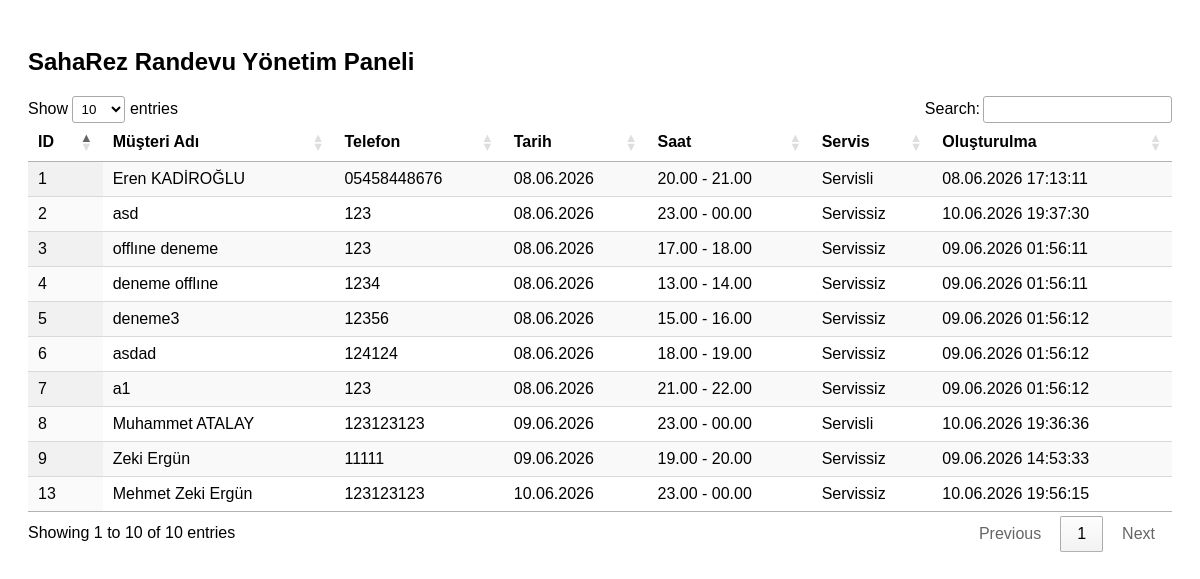
The app's page /admin.php with its own data.
### tables this page shows
CREATE TABLE `bookings` (
  `id` int(11) NOT NULL,
  `user_id` int(11) NOT NULL,
  `match_date` varchar(20) DEFAULT NULL,
  `time_slot` varchar(20) NOT NULL,
  `full_name` varchar(100) DEFAULT NULL,
  `phone` varchar(20) DEFAULT NULL,
  `has_shuttle` tinyint(1) DEFAULT 0,
  `created_at` varchar(30) DEFAULT NULL
);

### admin.php (the view, shortened to what this page needs)
<?php
include 'db.php';
?>
<!DOCTYPE html>
<html lang="tr">
<head>
    <link rel="stylesheet" href="https://cdn.datatables.net/1.13.4/css/jquery.dataTables.min.css">
</head>
<body>
    <h2>SahaRez Randevu Yönetim Paneli</h2>
    <table id="bookingTable" class="display">
        <thead>
            <tr>
                <th>ID</th>
                <th>Müşteri Adı</th>
                <th>Telefon</th>
                <th>Tarih</th>
                <th>Saat</th>
                <th>Servis</th>
                <th>Oluşturulma</th>
            </tr>
        </thead>
        <tbody>
            <?php
            $sql = "SELECT * FROM bookings ORDER BY id DESC";
            $result = $conn->query($sql);
            while($row = $result->fetch_assoc()) {
                echo "<tr>
                    <td>{$row['id']}</td>
                    <td>{$row['full_name']}</td>
                    <td>{$row['phone']}</td>
                    <td>{$row['match_date']}</td>
                    <td>{$row['time_slot']}</td>
                    <td>" . ($row['has_shuttle'] == 1 ? 'Servisli' : 'Servissiz') . "</td>
                    <td>{$row['created_at']}</td>
                </tr>";
            }
            ?>
        </tbody>
    </table>
</body>
</html>

### admin.php (style rules this page uses)
body { font-family: sans-serif; padding: 20px; }

### records on screen
bookings: id "13", full_name "Mehmet Zeki Ergün", phone "123123123", match_date "10.06.2026", time_slot "23.00 - 00.00", has_shuttle "Servissiz", created_at "10.06.2026 19:56:15"
bookings: id "9", full_name "Zeki Ergün", phone "11111", match_date "09.06.2026", time_slot "19.00 - 20.00", has_shuttle "Servissiz", created_at "09.06.2026 14:53:33"
bookings: id "8", full_name "Muhammet ATALAY", phone "123123123", match_date "09.06.2026", time_slot "23.00 - 00.00", has_shuttle "Servisli", created_at "10.06.2026 19:36:36"
bookings: id "7", full_name "a1", phone "123", match_date "08.06.2026", time_slot "21.00 - 22.00", has_shuttle "Servissiz", created_at "09.06.2026 01:56:12"
bookings: id "6", full_name "asdad", phone "124124", match_date "08.06.2026", time_slot "18.00 - 19.00", has_shuttle "Servissiz", created_at "09.06.2026 01:56:12"
bookings: id "5", full_name "deneme3", phone "12356", match_date "08.06.2026", time_slot "15.00 - 16.00", has_shuttle "Servissiz", created_at "09.06.2026 01:56:12"
bookings: id "4", full_name "deneme offlıne", phone "1234", match_date "08.06.2026", time_slot "13.00 - 14.00", has_shuttle "Servissiz", created_at "09.06.2026 01:56:11"
bookings: id "3", full_name "offlıne deneme", phone "123", match_date "08.06.2026", time_slot "17.00 - 18.00", has_shuttle "Servissiz", created_at "09.06.2026 01:56:11"
bookings: id "2", full_name "asd", phone "123", match_date "08.06.2026", time_slot "23.00 - 00.00", has_shuttle "Servissiz", created_at "10.06.2026 19:37:30"
bookings: id "1", full_name "Eren KADİROĞLU", phone "05458448676", match_date "08.06.2026", time_slot "20.00 - 21.00", has_shuttle "Servisli", created_at "08.06.2026 17:13:11"
